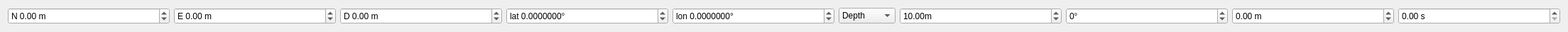
<?xml version="1.0" encoding="UTF-8"?>
<ui version="4.0">
 <class>QGCMissionNavLoiterTime</class>
 <widget class="QWidget" name="QGCMissionNavLoiterTime">
  <property name="geometry">
   <rect>
    <x>0</x>
    <y>0</y>
    <width>2208</width>
    <height>37</height>
   </rect>
  </property>
  <property name="sizePolicy">
   <sizepolicy hsizetype="Preferred" vsizetype="Preferred">
    <horstretch>0</horstretch>
    <verstretch>0</verstretch>
   </sizepolicy>
  </property>
  <property name="minimumSize">
   <size>
    <width>0</width>
    <height>0</height>
   </size>
  </property>
  <property name="windowTitle">
   <string>Form</string>
  </property>
  <property name="styleSheet">
   <string notr="true"/>
  </property>
  <layout class="QHBoxLayout" name="horizontalLayout">
   <item>
    <widget class="QDoubleSpinBox" name="posNSpinBox">
     <property name="sizePolicy">
      <sizepolicy hsizetype="Expanding" vsizetype="Fixed">
       <horstretch>0</horstretch>
       <verstretch>0</verstretch>
      </sizepolicy>
     </property>
     <property name="focusPolicy">
      <enum>Qt::WheelFocus</enum>
     </property>
     <property name="toolTip">
      <string>Position X coordinate</string>
     </property>
     <property name="statusTip">
      <string>Position X corrdinate</string>
     </property>
     <property name="wrapping">
      <bool>false</bool>
     </property>
     <property name="frame">
      <bool>true</bool>
     </property>
     <property name="accelerated">
      <bool>true</bool>
     </property>
     <property name="keyboardTracking">
      <bool>false</bool>
     </property>
     <property name="prefix">
      <string>N </string>
     </property>
     <property name="suffix">
      <string> m</string>
     </property>
     <property name="minimum">
      <double>-10000.000000000000000</double>
     </property>
     <property name="maximum">
      <double>10000.000000000000000</double>
     </property>
     <property name="singleStep">
      <double>0.050000000000000</double>
     </property>
    </widget>
   </item>
   <item>
    <widget class="QDoubleSpinBox" name="posESpinBox">
     <property name="sizePolicy">
      <sizepolicy hsizetype="Expanding" vsizetype="Fixed">
       <horstretch>0</horstretch>
       <verstretch>0</verstretch>
      </sizepolicy>
     </property>
     <property name="focusPolicy">
      <enum>Qt::WheelFocus</enum>
     </property>
     <property name="toolTip">
      <string>Position Y/Longitude coordinate</string>
     </property>
     <property name="statusTip">
      <string>Position Y/Longitude coordinate</string>
     </property>
     <property name="keyboardTracking">
      <bool>false</bool>
     </property>
     <property name="prefix">
      <string>E </string>
     </property>
     <property name="suffix">
      <string> m</string>
     </property>
     <property name="minimum">
      <double>-10000.000000000000000</double>
     </property>
     <property name="maximum">
      <double>10000.000000000000000</double>
     </property>
     <property name="singleStep">
      <double>0.050000000000000</double>
     </property>
     <property name="value">
      <double>0.000000000000000</double>
     </property>
    </widget>
   </item>
   <item>
    <widget class="QDoubleSpinBox" name="posDSpinBox">
     <property name="sizePolicy">
      <sizepolicy hsizetype="Expanding" vsizetype="Fixed">
       <horstretch>0</horstretch>
       <verstretch>0</verstretch>
      </sizepolicy>
     </property>
     <property name="focusPolicy">
      <enum>Qt::WheelFocus</enum>
     </property>
     <property name="toolTip">
      <string>Position Z coordinate (local frame, negative)</string>
     </property>
     <property name="statusTip">
      <string/>
     </property>
     <property name="keyboardTracking">
      <bool>false</bool>
     </property>
     <property name="prefix">
      <string>D </string>
     </property>
     <property name="suffix">
      <string> m</string>
     </property>
     <property name="minimum">
      <double>-10000.000000000000000</double>
     </property>
     <property name="maximum">
      <double>10000.000000000000000</double>
     </property>
     <property name="singleStep">
      <double>0.050000000000000</double>
     </property>
    </widget>
   </item>
   <item>
    <widget class="QDoubleSpinBox" name="latSpinBox">
     <property name="sizePolicy">
      <sizepolicy hsizetype="Expanding" vsizetype="Fixed">
       <horstretch>0</horstretch>
       <verstretch>0</verstretch>
      </sizepolicy>
     </property>
     <property name="focusPolicy">
      <enum>Qt::WheelFocus</enum>
     </property>
     <property name="toolTip">
      <string>Latitude in degrees</string>
     </property>
     <property name="statusTip">
      <string>Latitude in degrees</string>
     </property>
     <property name="keyboardTracking">
      <bool>false</bool>
     </property>
     <property name="prefix">
      <string>lat </string>
     </property>
     <property name="suffix">
      <string>°</string>
     </property>
     <property name="decimals">
      <number>7</number>
     </property>
     <property name="minimum">
      <double>-90.000000000000000</double>
     </property>
     <property name="maximum">
      <double>90.000000000000000</double>
     </property>
     <property name="singleStep">
      <double>0.000010000000000</double>
     </property>
    </widget>
   </item>
   <item>
    <widget class="QDoubleSpinBox" name="lonSpinBox">
     <property name="sizePolicy">
      <sizepolicy hsizetype="Expanding" vsizetype="Fixed">
       <horstretch>0</horstretch>
       <verstretch>0</verstretch>
      </sizepolicy>
     </property>
     <property name="focusPolicy">
      <enum>Qt::WheelFocus</enum>
     </property>
     <property name="toolTip">
      <string>Longitude in degrees</string>
     </property>
     <property name="statusTip">
      <string>Longitude in degrees</string>
     </property>
     <property name="keyboardTracking">
      <bool>false</bool>
     </property>
     <property name="prefix">
      <string>lon </string>
     </property>
     <property name="suffix">
      <string>°</string>
     </property>
     <property name="decimals">
      <number>7</number>
     </property>
     <property name="minimum">
      <double>-180.000000000000000</double>
     </property>
     <property name="maximum">
      <double>180.000000000000000</double>
     </property>
     <property name="singleStep">
      <double>0.000010000000000</double>
     </property>
    </widget>
   </item>
   <item>
    <widget class="QComboBox" name="altDepthBox">
     <property name="minimumSize">
      <size>
       <width>80</width>
       <height>0</height>
      </size>
     </property>
     <property name="editable">
      <bool>false</bool>
     </property>
     <property name="currentText">
      <string>Depth</string>
     </property>
     <property name="currentIndex">
      <number>0</number>
     </property>
     <property name="maxVisibleItems">
      <number>5</number>
     </property>
     <property name="frame">
      <bool>true</bool>
     </property>
     <item>
      <property name="text">
       <string>Depth</string>
      </property>
     </item>
     <item>
      <property name="text">
       <string>Altitude</string>
      </property>
     </item>
    </widget>
   </item>
   <item>
    <widget class="QDoubleSpinBox" name="altSpinBox">
     <property name="sizePolicy">
      <sizepolicy hsizetype="Expanding" vsizetype="Fixed">
       <horstretch>0</horstretch>
       <verstretch>0</verstretch>
      </sizepolicy>
     </property>
     <property name="toolTip">
      <string>Z in meters</string>
     </property>
     <property name="statusTip">
      <string>Z in meters</string>
     </property>
     <property name="wrapping">
      <bool>false</bool>
     </property>
     <property name="keyboardTracking">
      <bool>false</bool>
     </property>
     <property name="prefix">
      <string/>
     </property>
     <property name="suffix">
      <string>m</string>
     </property>
     <property name="decimals">
      <number>2</number>
     </property>
     <property name="minimum">
      <double>0.000000000000000</double>
     </property>
     <property name="maximum">
      <double>100.000000000000000</double>
     </property>
     <property name="singleStep">
      <double>1.000000000000000</double>
     </property>
     <property name="value">
      <double>10.000000000000000</double>
     </property>
    </widget>
   </item>
   <item>
    <widget class="QDoubleSpinBox" name="yawSpinBox">
     <property name="sizePolicy">
      <sizepolicy hsizetype="Expanding" vsizetype="Fixed">
       <horstretch>0</horstretch>
       <verstretch>0</verstretch>
      </sizepolicy>
     </property>
     <property name="focusPolicy">
      <enum>Qt::StrongFocus</enum>
     </property>
     <property name="toolTip">
      <string>Desired yaw angle at waypoint</string>
     </property>
     <property name="statusTip">
      <string>Desired yaw angle at waypoint</string>
     </property>
     <property name="wrapping">
      <bool>true</bool>
     </property>
     <property name="keyboardTracking">
      <bool>false</bool>
     </property>
     <property name="prefix">
      <string/>
     </property>
     <property name="suffix">
      <string>°</string>
     </property>
     <property name="decimals">
      <number>0</number>
     </property>
     <property name="minimum">
      <double>-180.000000000000000</double>
     </property>
     <property name="maximum">
      <double>180.000000000000000</double>
     </property>
    </widget>
   </item>
   <item>
    <widget class="QDoubleSpinBox" name="radSpinBox">
     <property name="sizePolicy">
      <sizepolicy hsizetype="MinimumExpanding" vsizetype="Fixed">
       <horstretch>0</horstretch>
       <verstretch>0</verstretch>
      </sizepolicy>
     </property>
     <property name="toolTip">
      <string>Loiter Radius. If negative loiter counter-clockwise</string>
     </property>
     <property name="statusTip">
      <string>Loiter Radius. If negative loiter counter-clockwise</string>
     </property>
     <property name="keyboardTracking">
      <bool>false</bool>
     </property>
     <property name="suffix">
      <string> m</string>
     </property>
     <property name="minimum">
      <double>-1000000.000000000000000</double>
     </property>
     <property name="maximum">
      <double>1000000.000000000000000</double>
     </property>
     <property name="value">
      <double>0.000000000000000</double>
     </property>
    </widget>
   </item>
   <item>
    <widget class="QDoubleSpinBox" name="timeSpinBox">
     <property name="sizePolicy">
      <sizepolicy hsizetype="MinimumExpanding" vsizetype="Fixed">
       <horstretch>0</horstretch>
       <verstretch>0</verstretch>
      </sizepolicy>
     </property>
     <property name="toolTip">
      <string>Time to loiter around the mission point</string>
     </property>
     <property name="statusTip">
      <string>Time to loiter around the mission point</string>
     </property>
     <property name="keyboardTracking">
      <bool>false</bool>
     </property>
     <property name="suffix">
      <string> s</string>
     </property>
     <property name="decimals">
      <number>2</number>
     </property>
     <property name="minimum">
      <double>0.000000000000000</double>
     </property>
     <property name="maximum">
      <double>1000000.000000000000000</double>
     </property>
     <property name="value">
      <double>0.000000000000000</double>
     </property>
    </widget>
   </item>
  </layout>
 </widget>
 <resources/>
 <connections/>
</ui>
